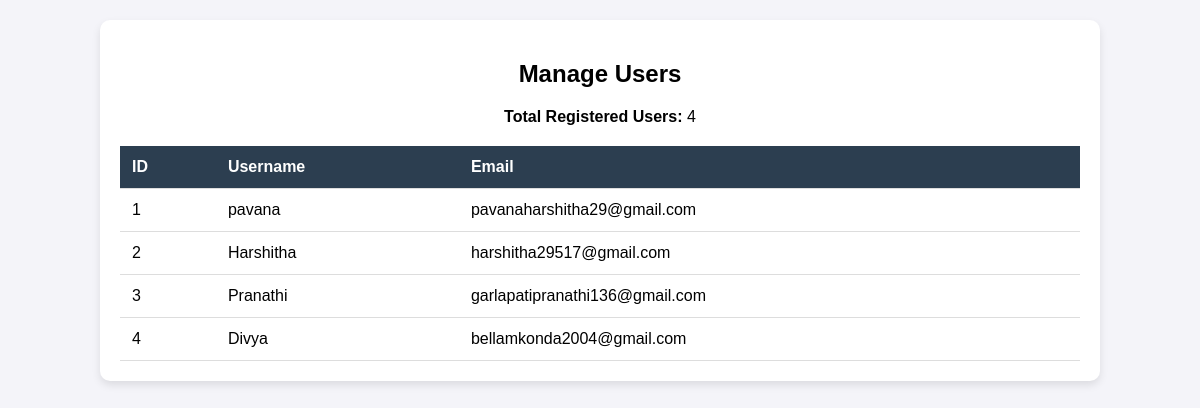
Page /manage_users (signed in) on the earlier database version.
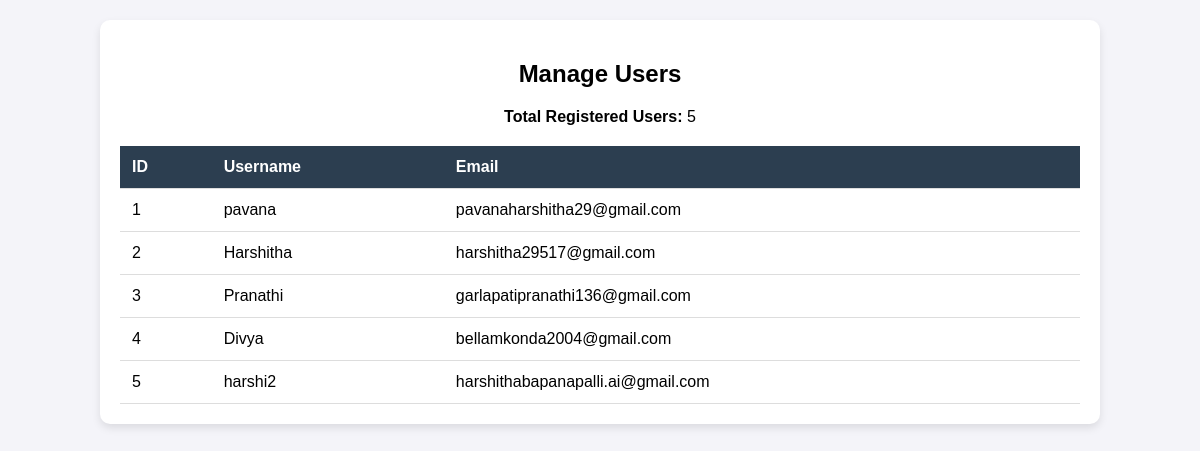
Same page on the later database version.
### app.py (models this page shows)
class User(db.Model):
    __tablename__ = 'user'
    id = db.Column(db.Integer, primary_key=True)
    username = db.Column(db.String(20), unique=True, nullable=False)
    email = db.Column(db.String(100), unique=True, nullable=False)
    password = db.Column(db.String(60), nullable=False)

### app.py (the view)
@app.route('/manage_users')
def manage_users():
    if "admin_id" not in session:
        flash("Unauthorized access!", "danger")
        return redirect(url_for('login'))
    users = User.query.all()
    return render_template('manage_users.html', users=users)

### templates/manage_users.html (shortened to what this page needs)
<!DOCTYPE html>
<html lang="en">
<head>
    <link rel="stylesheet" href="{{ url_for('static', filename='styles.css') }}">
</head>
<body>
<div class="container">
    <h2>Manage Users</h2>
    <p><strong>Total Registered Users:</strong> {{ users | length }}</p>
    <table>
        <thead>
            <tr>
                <th>ID</th>
                <th>Username</th>
                <th>Email</th>
            </tr>
        </thead>
        <tbody>
            {% for user in users %}
            <tr>
                <td>{{ user.id }}</td>
                <td>{{ user.username }}</td>
                <td>{{ user.email }}</td>
            </tr>
            {% endfor %}
        </tbody>
    </table>
</div>
</body>
</html>

Differences in the rows shown:
added User: id "5", username "harshi2", email "harshithabapanapalli.ai@gmail.com"
Other differences:
{{ users | length }}: "4" → "5"
